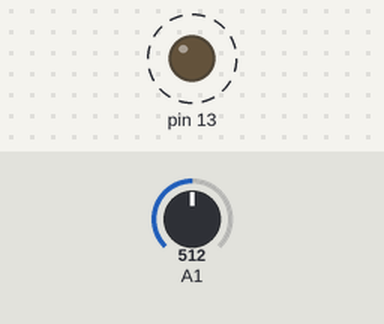
This sketch was run on a simulated Arduino Uno, built with avr-gcc and run on an emulated ATmega328P. Shown: output pins drawn as LEDs (lit = HIGH). Dashed ring = blinking. The test bench sets the inputs (shaded band); at power-on: A1 = 512. What the sketch prints to the serial monitor is not drawn.

Above: at 0.15 s.
Timing chart, 0 to 3.0 s (numbered marks = the images above):
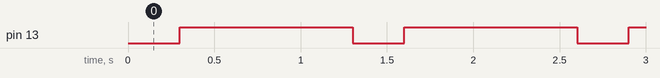

Measured:
- by itself, pin 13: alternates HIGH for 1.0 s and LOW for 0.30 s

The sketch:

7.2.ino
```cpp
void setup() {
  // put your setup code here, to run once:
  pinMode(A1,INPUT);
  pinMode(13,OUTPUT);
  Serial.begin(9600);
}

void loop() {
  // put your main code here, to run repeatedly:
  digitalWrite(13,0);
  delay(300);
  int VR=analogRead(A1);
  VR=map(VR,0,1000,1,4);
  Serial.println(VR);
  digitalWrite(13,1);
  if(VR==1){
    delay(500);
  }
  else if(VR==2){
    delay(1000);
  }
  else if(VR==3){
    delay(1500);
  }
  else if(VR==4){
    delay(2000);
  }
}
```
